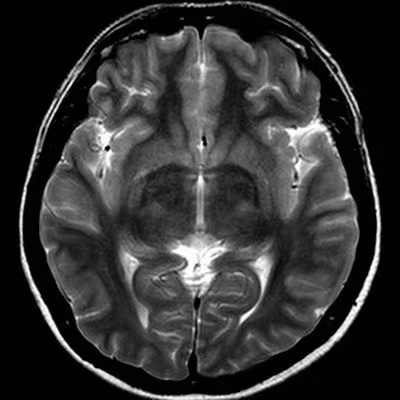
#> input picture advanced-6/1.jpg, 400 x 400 px, found by its file name
$ python main.py
#> lines starting #> are read from the running program, lines starting #| are printed output that depends on the picture; after the words box and inside, x2 and y2 are one past the last pixel; in counts of white or black regions, pixels touching at a corner belong together
#> further down, img is the input picture: shape (400, 400); min 0, max 255, mean 51.5
import cv2
import numpy as np
import matplotlib.pyplot as plt
from matplotlib.widgets import Slider


# 定义创建圆形掩膜的函数
def create_circular_mask(shape, radius, is_high_pass=False):
    """生成以傅里叶中心为原点的圆形高通或低通遮罩"""
    rows, cols = shape
    center = (rows // 2, cols // 2)
    y, x = np.ogrid[:rows, :cols]
    dist_from_center = np.sqrt((x - center[1]) ** 2 + (y - center[0]) ** 2)

    # 生成低通或高通掩膜
    if is_high_pass:
        mask = dist_from_center > radius
    else:
        mask = dist_from_center <= radius

    # 处理半径为 0 的情况
    if radius == 0:
        if is_high_pass:
            mask[:, :] = 1  # 高通滤波器：保留所有频率（全白）
        else:
            mask[:, :] = 0  # 低通滤波器：滤除所有频率（全黑）
    return mask.astype(np.uint8)


def image2Kspace(image):
    """图像的K-空间转换"""
    # 傅里叶变换
    return np.fft.fftshift(np.fft.fft2(img))


def apply_filter(img, f_shift, low_pass_radius, high_pass_radius):
    """应用高通和低通滤波"""
#> called with f_shift = array of shape (400, 400), low_pass_radius = 20, high_pass_radius = 20
    # 低通滤波
    lpf_mask = create_circular_mask(img.shape, low_pass_radius, is_high_pass=False)
    f_shift_lpf = f_shift * lpf_mask
    img_lpf = np.fft.ifft2(np.fft.ifftshift(f_shift_lpf)).real
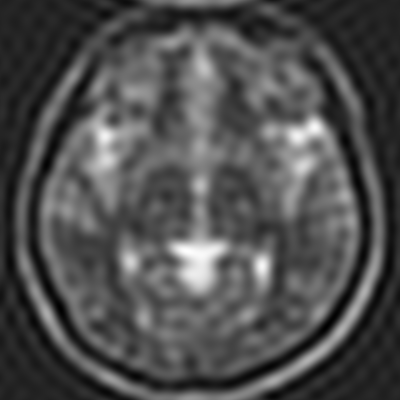
#> img_lpf: shape (400, 400) float64; min -40.34, max 255.4, mean 51.5; drawn with min black and max white

    # 高通滤波
    hpf_mask = create_circular_mask(img.shape, high_pass_radius, is_high_pass=True)
    f_shift_hpf = f_shift * hpf_mask
    img_hpf = np.fft.ifft2(np.fft.ifftshift(f_shift_hpf)).real
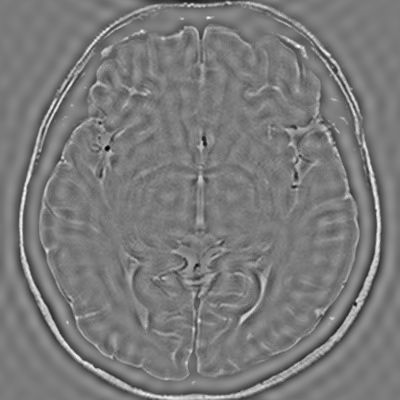
#> img_hpf: shape (400, 400) float64; min -173.7, max 186.9, mean 0; drawn with min black and max white

    return img_lpf, img_hpf, lpf_mask, hpf_mask


def update(val):
    """更新图像的回调函数"""
    low_pass_radius = low_pass_slider.val
    high_pass_radius = high_pass_slider.val

    img_lpf, img_hpf, lpf_mask, hpf_mask = apply_filter(
        img, f_shift, low_pass_radius, high_pass_radius
    )

    # 更新显示的低通和高通滤波图像
    lpf_img.set_data(img_lpf)
    hpf_img.set_data(img_hpf)

    # 更新遮罩显示
    lpf_mask_img.set_data(lpf_mask)
    hpf_mask_img.set_data(hpf_mask)

    fig.canvas.draw_idle()


# 读取图像并转换为灰度图
img = cv2.imread("advanced-6/1.jpg", cv2.IMREAD_GRAYSCALE)
if img is None:
    raise ValueError("图像无法读取")

# 创建 matplotlib 图像窗口
fig, axs = plt.subplots(2, 3, figsize=(10, 8))
plt.subplots_adjust(bottom=0.25)

# 显示原图
axs[0, 0].imshow(img, cmap="gray")
axs[0, 0].set_title("Original Image")
axs[0, 0].axis("off")

# 显示K空间
f_shift = image2Kspace(img)
f_shift_img = axs[1, 0].imshow(np.log(np.abs(f_shift) + 1), cmap="gray")
axs[1, 0].set_title("K-space Image")
axs[1, 0].axis("off")

# 显示初始滤波图像
img_lpf, img_hpf, lpf_mask, hpf_mask = apply_filter(img, f_shift, 20, 20)
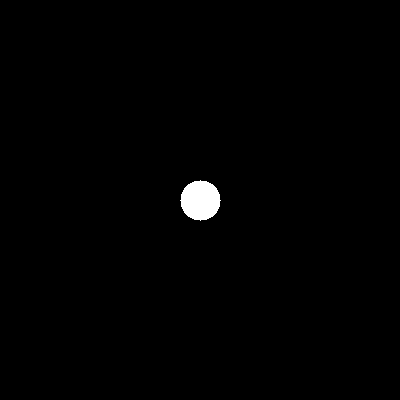
#> lpf_mask: shape (400, 400); values 0 (black) and 1 (white), 0.79% white; 1 white region, box (x1, y1, x2, y2) and area: (180, 180, 221, 221) 1257

# 在子图中显示滤波后的图像
lpf_img = axs[0, 1].imshow(img_lpf, cmap="gray")
axs[0, 1].set_title("Low-pass Filter")
axs[0, 1].axis("off")

hpf_img = axs[0, 2].imshow(img_hpf, cmap="gray")
axs[0, 2].set_title("High-pass Filter")
axs[0, 2].axis("off")

# 显示遮罩
lpf_mask_img = axs[1, 1].imshow(lpf_mask, cmap="gray")
axs[1, 1].set_title("Low-pass Mask")
axs[1, 1].axis("off")

hpf_mask_img = axs[1, 2].imshow(hpf_mask, cmap="gray")
axs[1, 2].set_title("High-pass Mask")
axs[1, 2].axis("off")

# 创建滑动条
ax_lowpass = plt.axes([0.2, 0.1, 0.65, 0.03])
ax_highpass = plt.axes([0.2, 0.05, 0.65, 0.03])

low_pass_slider = Slider(ax_lowpass, "Low-pass Radius", 0, 100, valinit=20)
high_pass_slider = Slider(ax_highpass, "High-pass Radius", 0, 100, valinit=20)

# 连接滑动条和更新函数
low_pass_slider.on_changed(update)
high_pass_slider.on_changed(update)

# 显示图像
plt.show()
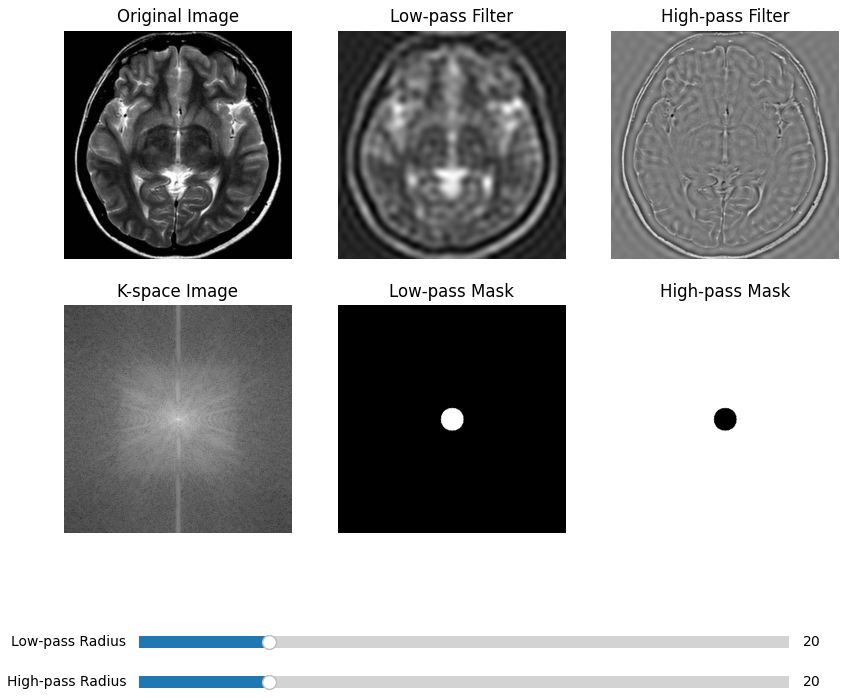
#> figure drawn by matplotlib, 8 panels
